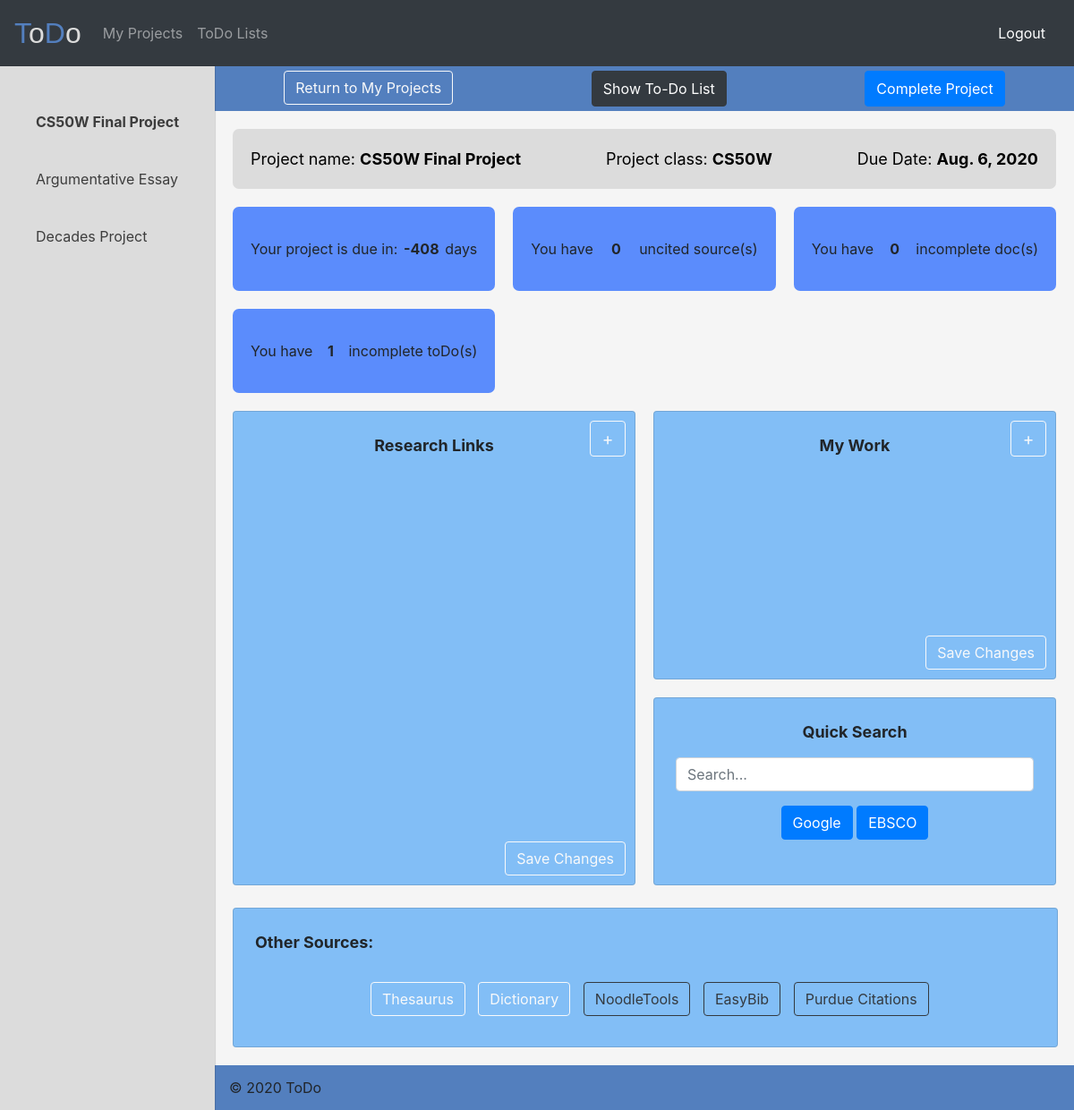
/details/59 (signed in), run on the app's committed database.
### projects/models.py (models this page shows, shortened)
class Project(models.Model):
    project_name = models.CharField(max_length=64)
    user = models.ForeignKey(User, related_name="user_projects", on_delete=models.CASCADE)
    start_date = models.DateField()
    due_date = models.DateField()
    project_class = models.CharField(max_length=64)
    status = models.CharField(default="Incomplete", max_length=20, choices=[
        ("Incomplete", "Incomplete"),
        ("Complete", "Complete")
    ])

### projects/views.py (the view)
# urls.py: path("details/<int:id>", views.details, name="details"),
def details(request, id):
    project = Project.objects.get(id=id)
    user_projects=Project.objects.exclude(id=id).filter(user=request.user, status="Incomplete")
    research_links = Link.objects.filter(user=request.user, project=project, link_type="Research")
    uncited = len(Link.objects.filter(user=request.user, project=project, link_type="Research", link_status="Uncited"))
    incomplete = len(Link.objects.filter(user=request.user, project=project, link_type="Document",doc_status="Incomplete"))
    doc_links = Link.objects.filter(user=request.user, project=project, link_type="Document")
    toDos = ToDo.objects.filter(user=request.user, project=project).order_by("completed")
    not_done = len(ToDo.objects.filter(user=request.user,project=project,completed=False))
    deltaDays = project.due_date - datetime.date.today()
    return render(request, "projects/details.html", {
        "project":project,
        "research_links": research_links,
        "all_projects": user_projects,
        "doc_links": doc_links,
        "toDos": toDos,
        "days_left": deltaDays.days,
        "uncited": uncited,
        "incomplete": incomplete,
        "not_done":not_done
    })

### projects/templates/projects/details.html (shortened to what this page needs)
{% extends "projects/layout.html" %}
{% block body %}
<div class="grid-container">
    <header class="header">
        <a href="{% url 'index' %}"><button id="return" style="margin:5px;" class="btn btn-outline-light">Return to My Projects</button></a>
        <button style="margin:5px;" class="btn btn-dark" id="show_todo" onclick="show_todo()">Show To-Do List</button>
        {% if project.status == "Incomplete" %}
        <button style="margin:5px;" id="complete" data-project="{{ project.id }}" onclick="complete()" class="btn btn-primary">Complete Project</button>
        {% else %}
        <button style="margin:5px;" data-project="{{ project.id }}" id="reactivate" onclick="reopen()" class="btn btn-primary">Re-open Project</button>
        {% endif %}
    </header>
    <aside class="sidenav">
        <ul class="sidenav__list">
            <li style="font-weight:bold" class="sidenav__list-item">{{ project.project_name }}</li>
            {% for project in all_projects %}
            <a style="text-decoration: none;" href="{% url 'details' project.id %}"><li class="sidenav__list-item">{{ project.project_name }}</li></a>
            {% endfor %}
          </ul>
    </aside>
    <main class="main">
        <div class="main-header">
            <div class="main-header__heading">Project name: <span style="font-weight:bold;">{{ project.project_name }}</span></div>
            <div class="main-header__heading">Project class: <span style="font-weight:bold;">{{ project.project_class }}</span></div>
            <div class="main-header__heading">Due Date: <span style="font-weight:bold;">{{ project.due_date }}</span></div>
        </div>
        {% if project.status == "Incomplete" %}
        <div class="main-overview">
            <div class="overviewcard">
              <div class="overviewcard__icon">Your project is due in:</div>
              <div style="font-weight:bold;" class="overviewcard__info">{{ days_left }}</div>
                <span style="font-weight:normal;" class="overviewcard__info">days</span>
            </div>
            <div class="overviewcard">
              <div class="overviewcard__icon">You have</div>
              <div style="font-weight:bold;" id="uncited_count" class="overviewcard__info">{{ uncited }}</div>
                <span style="font-weight:normal;" class="overviewcard__info">uncited source(s)</span>
            </div>
            <div class="overviewcard">
              <div class="overviewcard__icon">You have</div>
              <div style="font-weight:bold;" id="incomplete_count" class="overviewcard__info">{{ incomplete }}</div>
                <span style="font-weight:normal;" class="overviewcard__info">incomplete doc(s)</span>
            </div>
            <div class="overviewcard">
              <div class="overviewcard__icon">You have</div>
              <div style="font-weight:bold;" id="toDo_count" class="overviewcard__info">{{ not_done }}</div>
              <span style="font-weight:normal;" class="overviewcard__info">incomplete toDo(s)</span>
            </div>
        </div>
        {% endif %}
        <div class="main-cards">
            <div class="card">
                <button class="btn btn-outline-light add" data-toggle="modal" data-target="#add_r_link">+</button>
                <span style="text-align:center;"class="card-heading">Research Links</span>
                <button style="position:absolute;bottom:10px;right:10px" onclick="save_research()" class="btn btn-small btn-outline-light">Save Changes</button>
            </div>
            <div class="card">
                <span style="text-align:center;"class="card-heading">My Work</span>
                    <button class="btn btn-outline-light add" data-toggle="modal" data-target="#add_d_link">+</button>
                    <button style="position:absolute;bottom:10px;right:10px" onclick="save_work()" class="btn btn-small btn-outline-light">Save Changes</button>
            </div>
            <div style="display:block;text-align:center;" class="card">
                <span style="text-align:center;"class="card-heading">Quick Search</span><br>
                <form style="margin-top:15px;" action="https://google.com/search" target="_blank">
                    <div class="form-group">
                        <input type="text" name="q" class="form-control" id="query" placeholder="Search...">
                    </div>
                    <button onclick="clear_field()" class="btn btn-primary">Google</button>
                    <button onclick="submit_ebsco()" class="btn btn-primary">EBSCO</button>
                </form>
            </div>
        </div>
        <div class="card" style="text-align:center;">
            <span style="margin-bottom:7px;text-align:left"class="card-heading">Other Sources:</span><br>
            <div style="flex-wrap:wrap;" id="link-group">
                <button type="button" style="margin-left:10px;margin-bottom:10px" class="btn btn-outline-light" onclick="window.open('https://www.thesaurus.com/')">Thesaurus</button>
                <button type="button" style="margin-left:10px;margin-bottom:10px" class="btn btn-outline-light" onclick="window.open('https://www.dictionary.com/')">Dictionary</button>
                <button type="button" style="margin-left:10px;margin-bottom:10px" class="btn btn-outline-dark" onclick="window.open('https://www.noodletools.com/')">NoodleTools</button>
                <button type="button" style="margin-left:10px;margin-bottom:10px" class="btn btn-outline-dark" onclick="window.open('https://www.easybib.com/')">EasyBib</button>
                <button type="button" style="margin-left:10px;margin-bottom:10px" class="btn btn-outline-dark" onclick="window.open('https://owl.purdue.edu/owl/research_and_citation/resources.html')">Purdue Citations</button>
            </div>
        </div>
    </main>
    <footer class="footer">
        <div class="footer__copyright">&copy; 2020 ToDo</div>
    </footer>
  </div>
{% endblock %}

### projects/static/projects/styles.css (style rules this page uses)
.grid-container { display: grid; grid-template-columns: 240px 1fr; grid-template-rows: 50px 1fr 50px; grid-template-areas: "sidenav header" "sidenav main" "sidenav footer"; height: 100vh; }
.header { grid-area: header; background-color: #648ca6; }
.sidenav { grid-area: sidenav; background-color: #394263; }
.main { grid-area: main; background-color: #8fd4d9; }
.footer { grid-area: footer; background-color: #648ca6; }

### projects/templates/projects/details.html (style rules this page uses)
.grid-container { display: grid; grid-template-columns: 1fr; grid-template-rows: 50px 1fr 50px; grid-template-areas: 'header' 'main' 'footer'; height: 100vh; }
.sidenav { grid-area: sidenav; display: flex; flex-direction: column; height: 100%; width: 240px; position: fixed; overflow-y: auto; box-shadow: 0 2px 2px 0 rgba(0, 0, 0, 0.16), 0 0 0 1px rgba(0, 0, 0, 0.08); z-index: 2; background-color: #dcdcdc; transform: translateX(-245px); transition: all .6s ease-in-out; }
.main-cards { column-count: 1; column-gap: 20px; margin: 20px; }
.header button { font-size:small; }
@media only screen and (min-width: 46.875em) { .grid-container { display: grid; grid-template-columns: 240px 1fr; grid-template-rows: 50px 1fr 50px; grid-template-areas: "sidenav header" "sidenav main" "sidenav footer"; } }
@media only screen and (min-width: 46.875em) { .sidenav { position: relative; transform: translateX(0); } }
@media only screen and (min-width: 65.625em) { .header button { font-size:medium; } }
@media only screen and (min-width: 65.625em) { .main-cards { column-count: 2; } }
.header { grid-area: header; background-color: #537fbe; }
.main { grid-area: main; background-color: #F5F5F5 ; }
.footer { grid-area: footer; background-color: #537fbe; display: flex; align-items: center; justify-content: space-between; padding: 0 16px; }
.sidenav__list { padding: 0; margin-top: 30px; margin-bottom:30px; list-style-type: none; }
.sidenav__list-item { padding: 20px 20px 20px 40px; color: #3d3d3d; }
.main-header { display: flex; justify-content: space-between; margin: 20px; padding: 20px; background-color: #dcdcdc; color: black; font-size: large; border-radius:7px; }
.main-overview { display: grid; grid-template-columns: repeat(auto-fit, minmax(265px, 1fr)); grid-auto-rows: 94px; grid-gap: 20px; margin: 20px; }
.overviewcard { display: flex; align-items: center; justify-content: space-between; padding: 20px; background-color: #5B8CFC; border-radius:7px; }
.main-cards { column-count: 2; column-gap: 20px; margin: 20px; }
.card { display: flex; flex-wrap: wrap; flex-direction: column; width: 100%; background-color: #82bef6; margin-bottom: 20px; -webkit-column-break-inside: avoid; padding: 24px; box-sizing: border-box; }
.card:first-child { min-height: 530px; }
.card:nth-child(2) { min-height: 300px; }
.card:nth-child(3) { height: 210px; }
.card:nth-child(4) { margin-left:20px; margin-right:30px; margin-top:-15px; width:96% }
.header { display:flex; justify-content: space-around; }
.card-heading { font-weight:bold; font-size:large; }
.add { height:40px; width:40px; position:absolute; right: 10px; top: 10px; font-size:larger; padding:4px; }

### data on the page
Project: project_name "CS50W Final Project", project_class "CS50W", due_date "Aug. 6, 2020"
Project: project_name "Argumentative Essay"
Project: project_name "Decades Project"

### other printed values
{{ uncited }} "0"
{{ incomplete }} "0"
{{ not_done }} "1"
